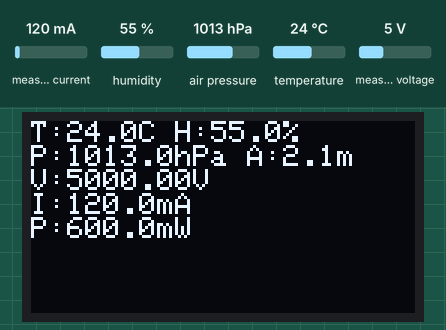
The sketch below on a simulated ESP32-S3. Parts: 128×64 one-colour display. The inputs (shaded band) are chosen by the test bench; at power-on: measured current 120 mA, humidity 55 %, air pressure 1013 hPa, temperature 24 °C, measured voltage 5 V. WiFi joins after 1.5 s; servers stay silent unless stated; what the sketch prints to the serial monitor is not drawn.

Above: at 3.7 s.
3.8 s: measured current set to 40 mA
At 6.3 s:
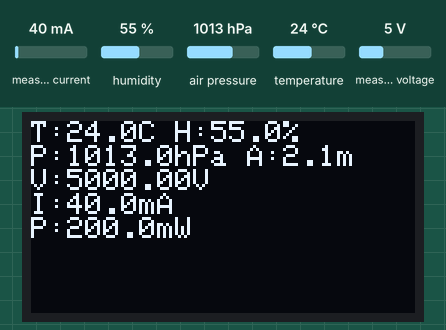
7.2 s: humidity set to 22 %
At 10.0 s:
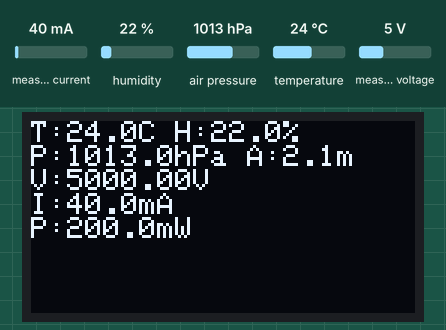
10.3 s: air pressure set to 952 hPa
At 12.4 s:
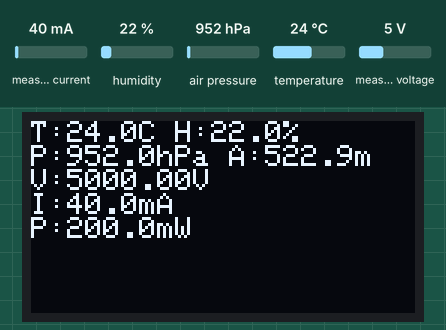
13.4 s: temperature set to 12 °C
At 16.1 s:
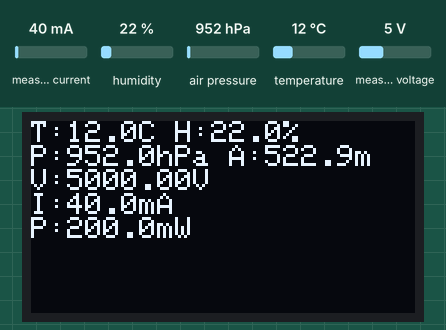
16.5 s: measured voltage set to 0.3 V
At 18.5 s:
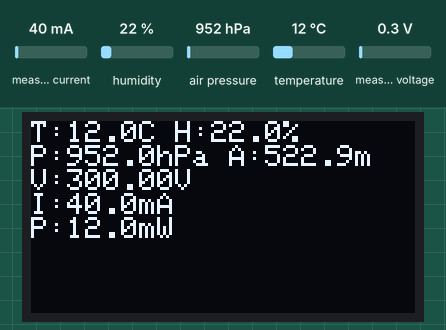
Timing chart, 0 to 20.0 s (numbered marks = the images above; inputs shaded):
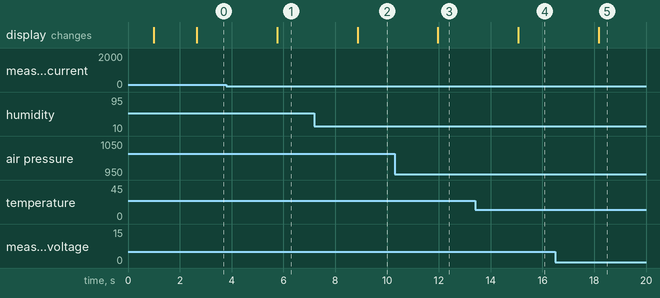

The sketch:

esp32_s3_sensor_system.ino
```cpp
#include <Wire.h>
#include <WiFi.h>
#include <Adafruit_SSD1306.h>
#include <AHTxx.h>
#include <Adafruit_INA260.h>
#include <Adafruit_Sensor.h>
#include <Adafruit_BMP085_U.h>

// Wi-Fi credentials
const char* ssid = "SphereMako";
const char* password = "5phere7708";

// OLED setup
Adafruit_SSD1306 display(128, 64, &Wire);

// AHT30 Sensor
AHTxx aht30(AHTXX_ADDRESS_X38);

// INA260 Sensor
Adafruit_INA260 ina260 = Adafruit_INA260();

// BMP180 Sensor
Adafruit_BMP085_Unified bmp180 = Adafruit_BMP085_Unified(10085);

void setup() {
  Serial.begin(115200);
  delay(1000);

  Wire.begin(5, 4);

  if (!display.begin(SSD1306_SWITCHCAPVCC, 0x3C)) {
    Serial.println(F("OLED initialization failed!"));
  } else {
    display.clearDisplay();
    display.display();
  }

  WiFi.begin(ssid, password);
  while (WiFi.status() != WL_CONNECTED) {
    delay(500);
    Serial.print(".");
  }
  Serial.println("\nWi-Fi connected!");

  if (!aht30.begin()) {
    Serial.println("AHT30 not detected!");
  }
  if (!ina260.begin(0x40)) {
    Serial.println("INA260 not detected!");
  }
  if (!bmp180.begin()) {
    Serial.println("BMP180 not detected!");
  }
}

void loop() {
  sensors_event_t bmp_event;
  bmp180.getEvent(&bmp_event);

  float temperatureAHT = aht30.readTemperature();
  float humidityAHT = aht30.readHumidity();
  float voltage = ina260.readBusVoltage();
  float current = ina260.readCurrent();
  float power = ina260.readPower();
  float altitude = bmp180.pressureToAltitude(1013.25, bmp_event.pressure);

  Serial.printf("Temp: %.2f°C Humidity: %.2f%% Pressure: %.2fhPa Altitude: %.2fm Voltage: %.2fV Current: %.2fmA Power: %.2fmW\n",
                temperatureAHT, humidityAHT, bmp_event.pressure, altitude, voltage, current, power);

  display.clearDisplay();
  display.setTextSize(1);
  display.setTextColor(SSD1306_WHITE);
  display.setCursor(0, 0);
  display.printf("T:%.1fC H:%.1f%%\nP:%.1fhPa A:%.1fm\nV:%.2fV\nI:%.1fmA\nP:%.1fmW",
                 temperatureAHT, humidityAHT, bmp_event.pressure, altitude, voltage, current, power);
  display.display();

  delay(3000);
}
```

Measured:
- after the input at 3.8 s, the display: changes after 2.0 s (image 1)
- after the input at 7.2 s, the display: changes after 1.7 s (image 2)
- after the input at 10.3 s, the display: changes after 1.7 s (image 3)
- after the input at 13.4 s, the display: changes after 1.7 s (image 4)
- after the input at 16.5 s, the display: changes after 1.7 s (image 5)
